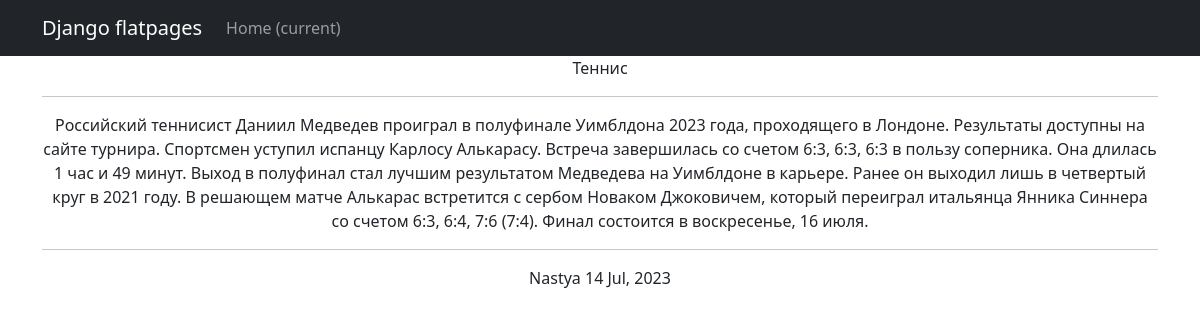
Screenshot of /news/1 with the database file from the repository.
### newapp/models.py (models this page shows, shortened)
class Post(models.Model):
    author = models.ForeignKey(Author, on_delete=models.CASCADE)
    NEWS = 'NW'
    ARTICLE = 'AT'
    CATEGORY_CHOICES = (
        (NEWS, 'Новость'),
        (ARTICLE, 'Статья'),
    )
    categoryType = models.CharField(max_length=2, choices=CATEGORY_CHOICES, default=ARTICLE)
    dateCreation = models.DateTimeField(auto_now_add=True)
    postCategory = models.ManyToManyField(Category, through='PostCategory')
    title = models.CharField(max_length=128)
    text = models.TextField()
    rating = models.SmallIntegerField(default=0)

class Author(models.Model):
    authorUser = models.OneToOneField(User, on_delete=models.CASCADE)
    ratingAuthor = models.SmallIntegerField(default=0)

### newapp/views.py (the view)
# urls.py: path('<int:pk>', PostDetail.as_view(), name='post_detail'),
class PostDetail(DetailView):
    model = Post
    context_object_name = 'Post'
    template_name = 'post.html'

### newapp/templatetags/censor.py (called while the page is built)
@register.filter()
def censor(value):
    words_to_censor = ['редиска', 'капустка', 'картошка']
    if not isinstance(value, str):
        raise ValueError("Значение должно быть строкой")
    for word in words_to_censor:
        value = value.replace(word, word[0] + '*' * len(word))
    return mark_safe(value)

### templates/post.html (shortened to what this page needs)
{% extends 'flatpages/default.html' %}
{% load censor %}
{% block content %}
<td>{{ Post.title|censor }}</td>
<hr>
<td>{{ Post.text|censor }}</td>
<hr>
<td>{{ Post.author.authorUser }}</td>
<td>{{ Post.dateCreation|date:"d M, Y" }}</td>
{% endblock content %}

### rows the page displays
Post: title|censor "Теннис", text|censor "Российский теннисист Даниил Медведев проиграл в полуфинале Уимблдона 2023 года, проходящего в Лондоне. Результаты доступны на сайте турнира. Спортсмен уступил испанцу Карлосу Алькарасу. Встреча завершилась со счетом 6:3, 6:3, 6:3 в пользу соперника. Она длилась 1 час и 49 минут. Выход в полуфинал стал лучшим результатом Медведева на Уимблдоне в карьере. Ранее он выходил лишь в четвертый круг в 2021 году. В решающем матче Алькарас встретится с сербом Новаком Джоковичем, который переиграл итальянца Янника Синнера со счетом 6:3, 6:4, 7:6 (7:4). Финал состоится в воскресенье, 16 июля.", author.authorUser "Nastya", dateCreation "14 Jul, 2023"
